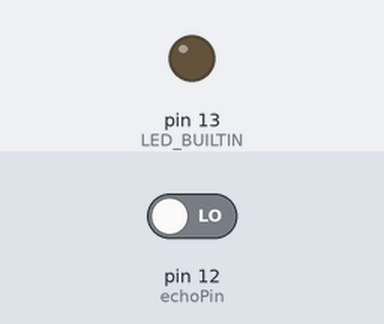
Bench run of a sketch on a simulated Arduino Uno, built with avr-gcc and run on an emulated ATmega328P. Parts: output pins drawn as LEDs (lit = HIGH). Inputs (shaded band) come from the test bench; at power-on: pin 12 (echoPin) LOW.

Above: at 0.1 s.
At 1.1 s:
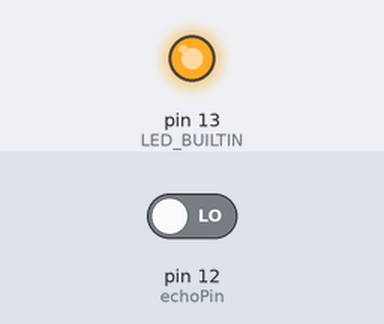
Timing chart, 0 to 2.6 s (numbered marks = the images above):
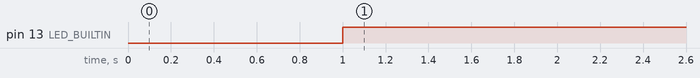

The sketch:

checksensors.ino
```cpp
// https://www.instructables.com/id/Simple-Arduino-and-HC-SR04-Example/


#define trigPin 13
#define echoPin 12
#define led 11
#define led2 10

void setup() {
  Serial.begin (9600);
  pinMode(echoPin, INPUT);
  pinMode(LED_BUILTIN, OUTPUT);
}

void loop() {
  long duration, distance;
  duration = pulseIn(echoPin, HIGH);
  distance = (duration / 2) / 29.1;


  if (distance < 30) {
    digitalWrite(LED_BUILTIN, HIGH);
  }
  else {
    digitalWrite(LED_BUILTIN, LOW);
  }
  if (distance >= 1 && distance < 30) {
    Serial.print(distance);
    Serial.println(" cm");
  }
  delay(200);

  //  if (distance >= 100 || distance <= 0) {
  //    Serial.println("Out of range");
  //  }

}
```

Measured:
- by itself, pin 13 (LED_BUILTIN): LOW → HIGH at 1.0 s
